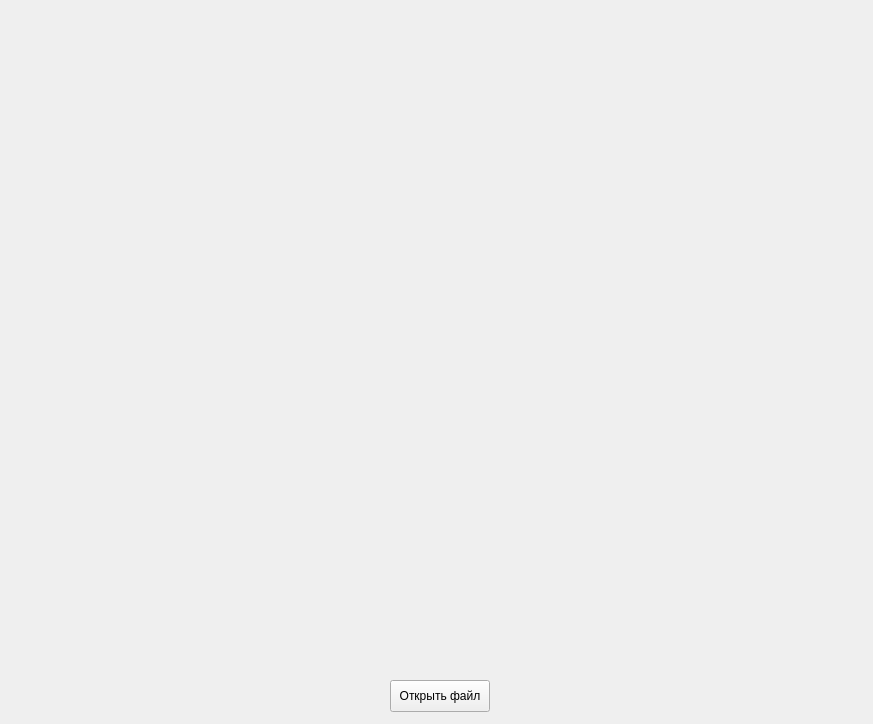
<?xml version="1.0" encoding="UTF-8"?>
<ui version="4.0">
 <class>MainWindow</class>
 <widget class="QMainWindow" name="MainWindow">
  <property name="geometry">
   <rect>
    <x>0</x>
    <y>0</y>
    <width>873</width>
    <height>724</height>
   </rect>
  </property>
  <property name="windowTitle">
   <string>MainWindow</string>
  </property>
  <widget class="QWidget" name="widgetMain">
   <widget class="QWidget" name="widgetDraw" native="true">
    <property name="geometry">
     <rect>
      <x>10</x>
      <y>10</y>
      <width>841</width>
      <height>661</height>
     </rect>
    </property>
   </widget>
   <widget class="QPushButton" name="buttonOpen">
    <property name="geometry">
     <rect>
      <x>390</x>
      <y>680</y>
      <width>100</width>
      <height>32</height>
     </rect>
    </property>
    <property name="text">
     <string>Открыть файл</string>
    </property>
   </widget>
  </widget>
 </widget>
 <resources/>
 <connections/>
</ui>
